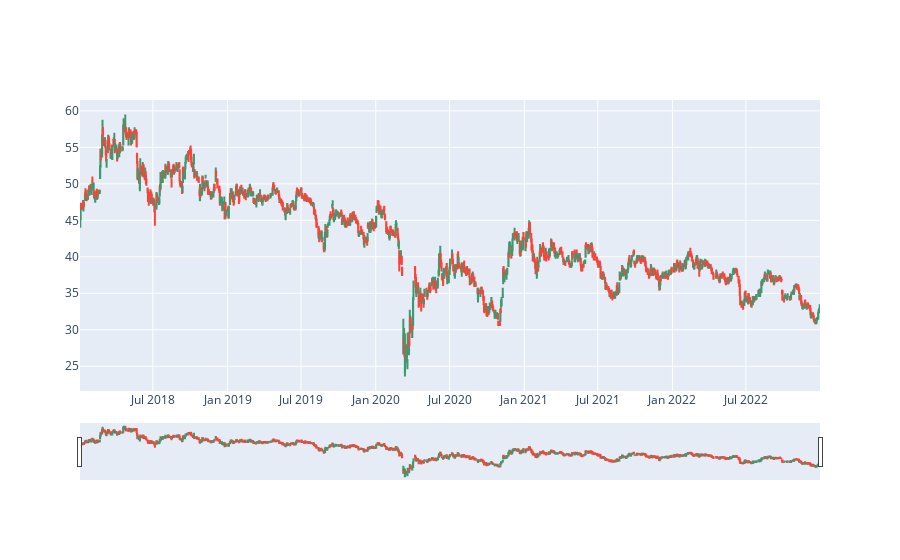

Write notebook code for a chart like this one.
### Code cell
import plotly.graph_objects as go
import pandas as pd
from datetime import datetime

PTT = stock("PTT")
stock_price = PTT.get_all_stock_price(start = "2018-01-01",end = "2022-12-31")# Get stock price
df = pd.DataFrame(stock_price)# convert data to pandas dataframe
print(df)
fig = go.Figure(data=[go.Candlestick(x=df[0],# datetime
                open=df[1],# open
                high=df[2],# high
                low=df[3],# low
                close=df[4])])# close

fig.show()

### Figure 1 — Plotly figure (JSON) as saved in the notebook; plotly's stock layout.template omitted (floating-point values rounded to 4 significant figures; data arrays with more than 128 entries replaced by an {"elided": "..."} marker saying what was removed)
{"data": [{"close": {"elided": "1214 float values"}, "high": {"elided": "1214 float values"}, "low": {"elided": "1214 float values"}, "open": {"elided": "1214 float values"}, "type": "candlestick", "x": {"elided": "1214 str values"}}], "layout": {}}
